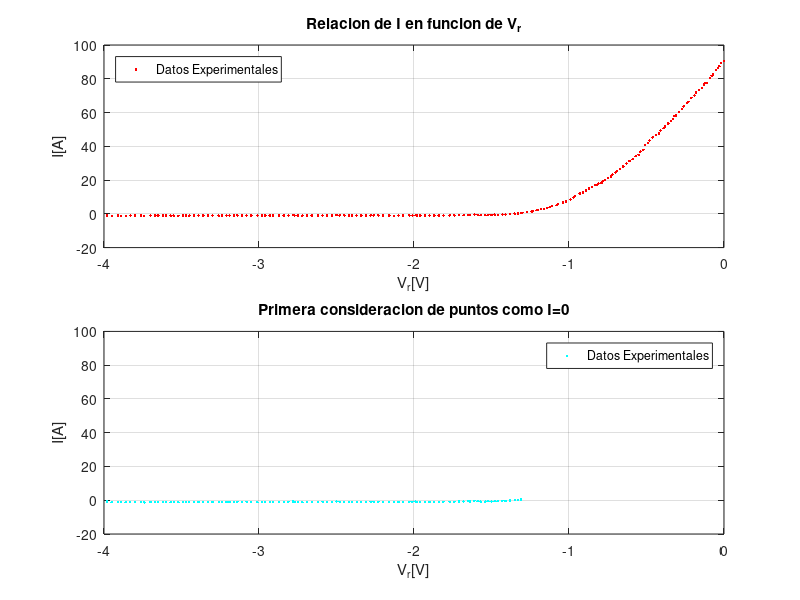
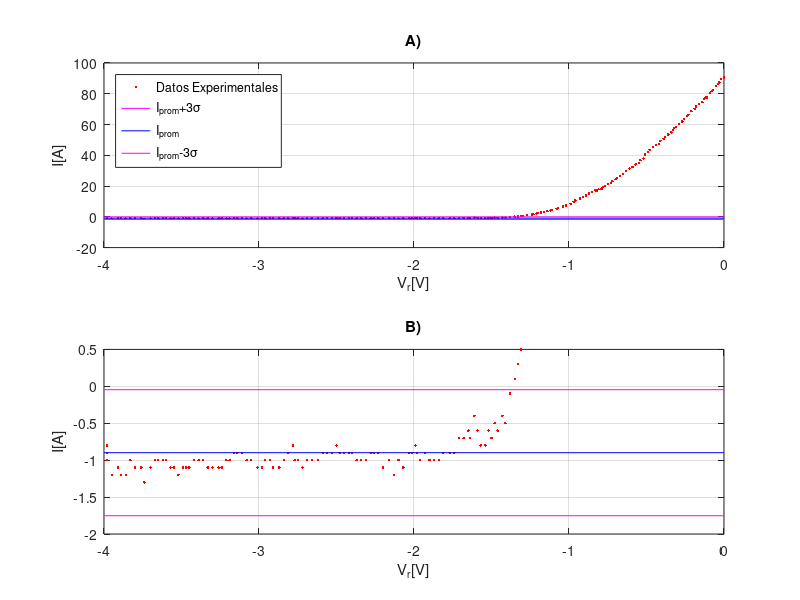
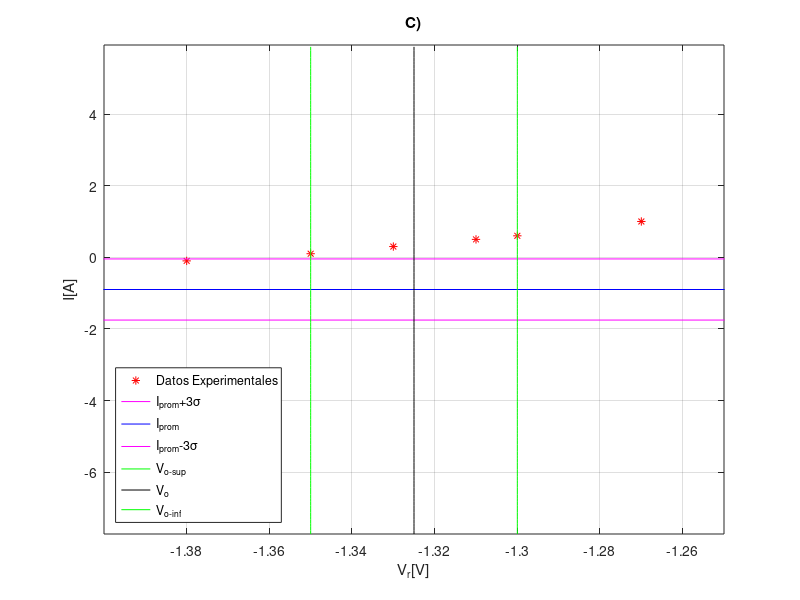

Source code (MATLAB) for these figures, in order:
clear all; close all;
Vr= [0	-0.02	-0.03	-0.04	-0.05	-0.07	-0.08	-0.09	-0.11	-0.12	-0.13	-0.14	-0.16	-0.18	-0.19	-0.21	-0.23	-0.24	-0.26	-0.27	-0.29	-0.31	-0.32	-0.33	-0.34	-0.36	-0.38	-0.39	-0.41	-0.42	-0.44	-0.46	-0.48	-0.49	-0.51	-0.52	-0.54	-0.55	-0.57	-0.59	-0.61	-0.63	-0.65	-0.67	-0.69	-0.7	-0.72	-0.73	-0.75	-0.77	-0.78	-0.79	-0.79	-0.81	-0.82	-0.83	-0.85	-0.87	-0.89	-0.91	-0.93	-0.96	-0.97	-0.99	-1.02	-1.04	-1.07	-1.08	-1.11	-1.12	-1.14	-1.16	-1.18	-1.2	-1.21	-1.23	-1.24	-1.27	-1.3	-1.31	-1.33	-1.35	-1.38	-1.41	-1.43	-1.46	-1.48	-1.5	-1.52	-1.54	-1.57	-1.59	-1.61	-1.64	-1.65	-1.68	-1.71	-1.74	-1.77	-1.81	-1.84	-1.87	-1.9	-1.93	-1.96	-1.98	-1.99	-2.01	-2.03	-2.07	-2.1	-2.13	-2.16	-2.2	-2.23	-2.26	-2.28	-2.31	-2.34	-2.37	-2.4	-2.42	-2.45	-2.48	-2.5	-2.53	-2.56	-2.59	-2.62	-2.66	-2.69	-2.72	-2.75	-2.77	-2.78	-2.81	-2.84	-2.87	-2.91	-2.93	-2.96	-2.98	-3.01	-3.05	-3.08	-3.11	-3.14	-3.16	-3.19	-3.21	-3.24	-3.26	-3.3	-3.33	-3.36	-3.39	-3.42	-3.45	-3.47	-3.49	-3.52	-3.55	-3.57	-3.6	-3.62	-3.65	-3.67	-3.7	-3.74	-3.76	-3.8	-3.83	-3.86	-3.89	-3.91	-3.95	-3.98	-3.98	-3.98	-3.98	-3.98];
I=[90.5	89.4	87.4	86.3	85.1	82.6	81.7	80.3	77.5	77.6	76.5	74.5	73.4	71.8	70.2	68.7	66.3	65.6	63.6	62	60.2	58.3	57.8	56.3	54.9	53.5	51.8	50.7	49.4	47.5	46.7	45.3	43.5	42.1	40.6	37.9	36.8	35	34.1	32.4	31.3	29.8	28	26.6	25.2	24.4	23.2	22	21.3	20	19.4	18.5	18.1	17.9	17.2	17.2	16	15.1	13.9	12.7	12	10.6	9.7	8.5	7.3	6.6	5.7	5.2	4.5	4.2	3.6	3	2.7	2.3	2.1	1.7	1.4	1	0.6	0.5	0.3	0.1	-0.1	-0.5	-0.4	-0.6	-0.5	-0.7	-0.6	-0.8	-0.8	-0.6	-0.4	-0.7	-0.6	-0.7	-0.7	-0.9	-0.9	-0.9	-1	-1	-1	-0.9	-1	-0.9	-0.8	-0.9	-0.9	-1.1	-1	-1.2	-1	-1.1	-0.9	-0.9	-0.9	-1	-1	-1	-0.9	-0.9	-0.9	-0.9	-0.8	-0.9	-0.9	-0.9	-1	-1	-1	-1.1	-1	-1	-0.8	-0.9	-1	-1.1	-1.1	-1	-1	-1.1	-1.1	-1	-1	-0.9	-0.9	-0.9	-1	-1	-1.1	-1.1	-1.1	-1.1	-1	-1	-1	-1.1	-1.1	-1.1	-1.2	-1.1	-1.1	-1	-1	-1	-1	-1.1	-1.3	-1.1	-1.1	-1	-1.2	-1.2	-1.1	-1.2	-1	-0.9	-0.8	-0.8	-0.8];
volmax = -1.31; %%%%%%%%%%%%%%%%%%%% <-------------SELECCIONAR el valor de voltaje hasta el que se considera, inicialmente, que esta el 0
N=find(Vr == volmax);
n = 0; x(1) = 0; y(1) = 0;
for n = N:size(Vr,2)
  x(n-(N-1)) = Vr(n);
  y(n-(N-1)) = I(n);
end

prom=mean(y)
destan=std(y)
size(y,2)
xx = -4:1:0;Isup =prom+3*destan; Iprom= prom; Iinf = prom-3*destan; deltaI = 3*destan;
yysup = Isup*ones(1,5);
yyprom = Iprom*ones(1,5);
yyinf = Iinf*ones(1,5);
Vosup=-1.35; %%%%%%%%%%%%%%%%%%%% <-------------
Voinf=-1.3; %%%%%%%%%%%%%%%%%%%% <-------------SELECCIONAR el rango para el cual se considera que esta el primer voltaje fuera de la region 0
Vo=(Vosup+Voinf)/2
deltaVo=Vo-Vosup
xinf = Vo-((0.4/0.1)-1)*deltaVo; xsup = Vo+((0.4/0.1)-1)*deltaVo; ysup = Iprom+((0.45/0.05)-1)*deltaI;yinf = Iprom-((0.45/0.05)-1)*deltaI;
yf1= yinf:0.1:ysup;
xf1= Vosup*ones(1,length(yf1));
yf2= yinf:0.1:ysup;
xf2= Vo*ones(1,length(yf2));
yf3= yinf:0.1:ysup;
xf3= Voinf*ones(1,length(yf3));

figure(1);clf;
%%%%%%%%%%%%%%%%%%%%%%%%%%%%%%%%%%%%%%%%%%%%%%%%%%%%%%%%%%%%%%%%%%%%%%
subplot(2,2,1:2)
plot (Vr,I,'r.');grid on;
xlabel('V_{r}[V]');ylabel('I[A]');
legend('Datos Experimentales','Location','northwest')
title('Relacion de I en funcion de V_{r}')
%%%%%%%%%%%%%%%%%%%%%%%%%%%%%%%%%%%%%%%%%%%%%%%%%%%%%%%%%%%%%%%%%%%%%%
subplot(2,2,3:4)
plot (x,y,'c.');grid on;
axis([-4 0 -20 100])
xlabel('V_{r}[V]');ylabel('I[A]');
legend('Datos Experimentales')
title('Primera consideracion de puntos como I=0')

figure(2);clf;
%%%%%%%%%%%%%%%%%%%%%%%%%%%%%%%%%%%%%%%%%%%%%%%%%%%%%%%%%%%%%%%%%%%%%%
subplot(2,1,1)
plot (Vr,I,'r.',xx,yysup,'m-',xx,yyprom,'b-',xx,yyinf,'m-');grid on;
axis([-4 0 -20 100])
title('A)')
xlabel('V_{r}[V]');ylabel('I[A]');
legend('Datos Experimentales','I_{prom}+3\sigma','I_{prom}','I_{prom}-3\sigma','Location','northwest')
%%%%%%%%%%%%%%%%%%%%%%%%%%%%%%%%%%%%%%%%%%%%%%%%%%%%%%%%%%%%%%%%%%%%%%
subplot(2,1,2)
plot (Vr,I,'r.',xx,yysup,'m-',xx,yyprom,'b-',xx,yyinf,'m-');grid on;
title('B)')
xlabel('V_{r}[V]');ylabel('I[A]');
axis([-4 0 -2 0.5])
%%%%%%%%%%%%%%%%%%%%%%%%%%%%%%%%%%%%%%%%%%%%%%%%%%%%%%%%%%%%%%%%%%%%%%
figure(3);clf;
plot (Vr,I,'r*',xx,yysup,'m-',xx,yyprom,'b-',xx,yyinf,'m-',xf1,yf1,'g',xf2,yf2,'k',xf3,yf3,'g');grid on;
title('C)')
axis([xinf xsup yinf ysup])
xlabel('V_{r}[V]');ylabel('I[A]');
legend('Datos Experimentales','I_{prom}+3\sigma','I_{prom}','I_{prom}-3\sigma','V_{o-sup}','V_{o}','V_{o-inf}','Location','southwest')